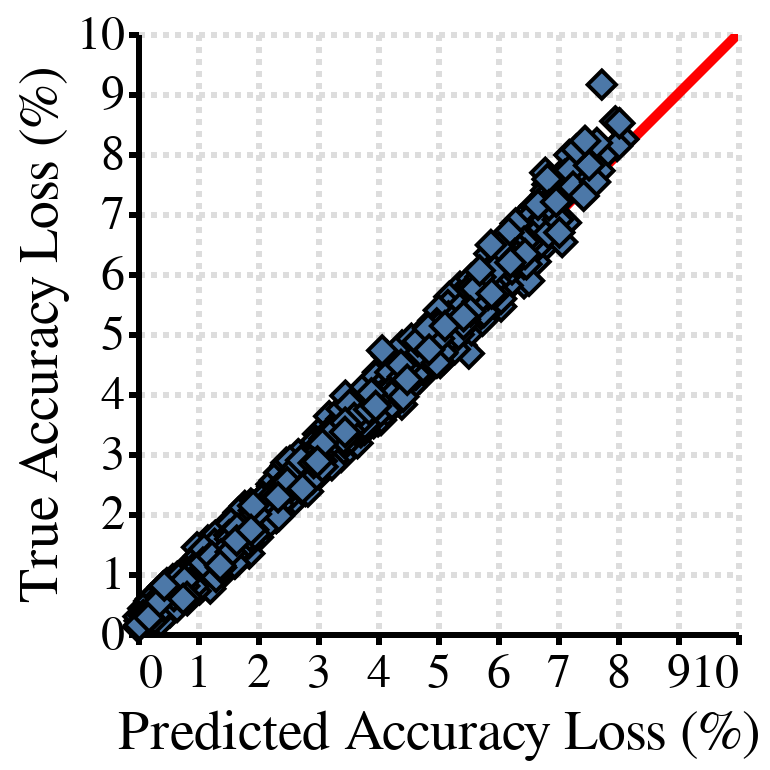

Write notebook code for a chart like this one.
### Markdown cell above
Step 4: Verify the correlation between the predicted and true accuracies of the mixed-precision quantized models.

### Code cell
import altair as alt

qq = alt.Chart(multiple_df.sample(n=1000, random_state=2)).mark_square(size=100, opacity=1, angle=45, stroke='black').encode(
    x=alt.X('prediction:Q', scale=alt.Scale(domain=[0, 10]), title='Predicted Accuracy Loss (%)'),
    y=alt.Y('Delta Acc:Q', scale=alt.Scale(domain=[0, 10]), title='True Accuracy Loss (%)'),
)

x = np.arange(100)
source = pd.DataFrame({
  'x': x,
  'f(x)': x
})

line = alt.Chart(source).mark_line(color='red', clip=True, size=5).encode(
    x=alt.X('x', title='Predicted Accuracy Loss (%)'),
    y=alt.Y('f(x)', title='True Accuracy Loss (%)')
)

(line + qq).configure_axis(
    labelFontSize=24,
    titleFontSize=28,
    titleFontWeight='normal',
    domainWidth=3,
    gridWidth=3,
    gridDash=[3,3],
    tickWidth=3,
    domainColor='black',
    tickColor='black',
).configure_view(
    strokeOpacity=0
)

### Figure 1 — Vega-Lite specification as saved in the notebook (floating-point values rounded to 4 significant figures; data arrays with more than 128 entries replaced by an {"elided": "..."} marker saying what was removed)
{"config": {"view": {"continuousWidth": 300, "continuousHeight": 300, "strokeOpacity": 0}, "axis": {"domainColor": "black", "domainWidth": 3, "gridDash": [3, 3], "gridWidth": 3, "labelFontSize": 24, "tickColor": "black", "tickWidth": 3, "titleFontSize": 28, "titleFontWeight": "normal"}}, "layer": [{"data": {"name": "data-7bdd9c4cc787f01727b62a27d93f01e1"}, "mark": {"type": "line", "clip": true, "color": "red", "size": 5}, "encoding": {"x": {"field": "x", "title": "Predicted Accuracy Loss (%)", "type": "quantitative"}, "y": {"field": "f(x)", "title": "True Accuracy Loss (%)", "type": "quantitative"}}}, {"data": {"name": "data-6178868c382b96dc634fb0a5484f4102"}, "mark": {"type": "square", "angle": 45, "opacity": 1, "size": 100, "stroke": "black"}, "encoding": {"x": {"field": "prediction", "scale": {"domain": [0, 10]}, "title": "Predicted Accuracy Loss (%)", "type": "quantitative"}, "y": {"field": "Delta Acc", "scale": {"domain": [0, 10]}, "title": "True Accuracy Loss (%)", "type": "quantitative"}}}], "$schema": "https://vega.github.io/schema/vega-lite/v5.17.0.json", "datasets": {"data-7bdd9c4cc787f01727b62a27d93f01e1": [{"x": 0, "f(x)": 0}, {"x": 1, "f(x)": 1}, {"x": 2, "f(x)": 2}, {"x": 3, "f(x)": 3}, {"x": 4, "f(x)": 4}, {"x": 5, "f(x)": 5}, {"x": 6, "f(x)": 6}, {"x": 7, "f(x)": 7}, {"x": 8, "f(x)": 8}, {"x": 9, "f(x)": 9}, {"x": 10, "f(x)": 10}, {"x": 11, "f(x)": 11}, {"x": 12, "f(x)": 12}, {"x": 13, "f(x)": 13}, {"x": 14, "f(x)": 14}, {"x": 15, "f(x)": 15}, {"x": 16, "f(x)": 16}, {"x": 17, "f(x)": 17}, {"x": 18, "f(x)": 18}, {"x": 19, "f(x)": 19}, {"x": 20, "f(x)": 20}, {"x": 21, "f(x)": 21}, {"x": 22, "f(x)": 22}, {"x": 23, "f(x)": 23}, {"x": 24, "f(x)": 24}, {"x": 25, "f(x)": 25}, {"x": 26, "f(x)": 26}, {"x": 27, "f(x)": 27}, {"x": 28, "f(x)": 28}, {"x": 29, "f(x)": 29}, {"x": 30, "f(x)": 30}, {"x": 31, "f(x)": 31}, {"x": 32, "f(x)": 32}, {"x": 33, "f(x)": 33}, {"x": 34, "f(x)": 34}, {"x": 35, "f(x)": 35}, {"x": 36, "f(x)": 36}, {"x": 37, "f(x)": 37}, {"x": 38, "f(x)": 38}, {"x": 39, "f(x)": 39}, {"x": 40, "f(x)": 40}, {"x": 41, "f(x)": 41}, {"x": 42, "f(x)": 42}, {"x": 43, "f(x)": 43}, {"x": 44, "f(x)": 44}, {"x": 45, "f(x)": 45}, {"x": 46, "f(x)": 46}, {"x": 47, "f(x)": 47}, {"x": 48, "f(x)": 48}, {"x": 49, "f(x)": 49}, {"x": 50, "f(x)": 50}, {"x": 51, "f(x)": 51}, {"x": 52, "f(x)": 52}, {"x": 53, "f(x)": 53}, {"x": 54, "f(x)": 54}, {"x": 55, "f(x)": 55}, {"x": 56, "f(x)": 56}, {"x": 57, "f(x)": 57}, {"x": 58, "f(x)": 58}, {"x": 59, "f(x)": 59}, {"x": 60, "f(x)": 60}, {"x": 61, "f(x)": 61}, {"x": 62, "f(x)": 62}, {"x": 63, "f(x)": 63}, {"x": 64, "f(x)": 64}, {"x": 65, "f(x)": 65}, {"x": 66, "f(x)": 66}, {"x": 67, "f(x)": 67}, {"x": 68, "f(x)": 68}, {"x": 69, "f(x)": 69}, {"x": 70, "f(x)": 70}, {"x": 71, "f(x)": 71}, {"x": 72, "f(x)": 72}, {"x": 73, "f(x)": 73}, {"x": 74, "f(x)": 74}, {"x": 75, "f(x)": 75}, {"x": 76, "f(x)": 76}, {"x": 77, "f(x)": 77}, {"x": 78, "f(x)": 78}, {"x": 79, "f(x)": 79}, {"x": 80, "f(x)": 80}, {"x": 81, "f(x)": 81}, {"x": 82, "f(x)": 82}, {"x": 83, "f(x)": 83}, {"x": 84, "f(x)": 84}, {"x": 85, "f(x)": 85}, {"x": 86, "f(x)": 86}, {"x": 87, "f(x)": 87}, {"x": 88, "f(x)": 88}, {"x": 89, "f(x)": 89}, {"x": 90, "f(x)": 90}, {"x": 91, "f(x)": 91}, {"x": 92, "f(x)": 92}, {"x": 93, "f(x)": 93}, {"x": 94, "f(x)": 94}, {"x": 95, "f(x)": 95}, {"x": 96, "f(x)": 96}, {"x": 97, "f(x)": 97}, {"x": 98, "f(x)": 98}, {"x": 99, "f(x)": 99}], "data-6178868c382b96dc634fb0a5484f4102": {"elided": "1000 records"}}}
